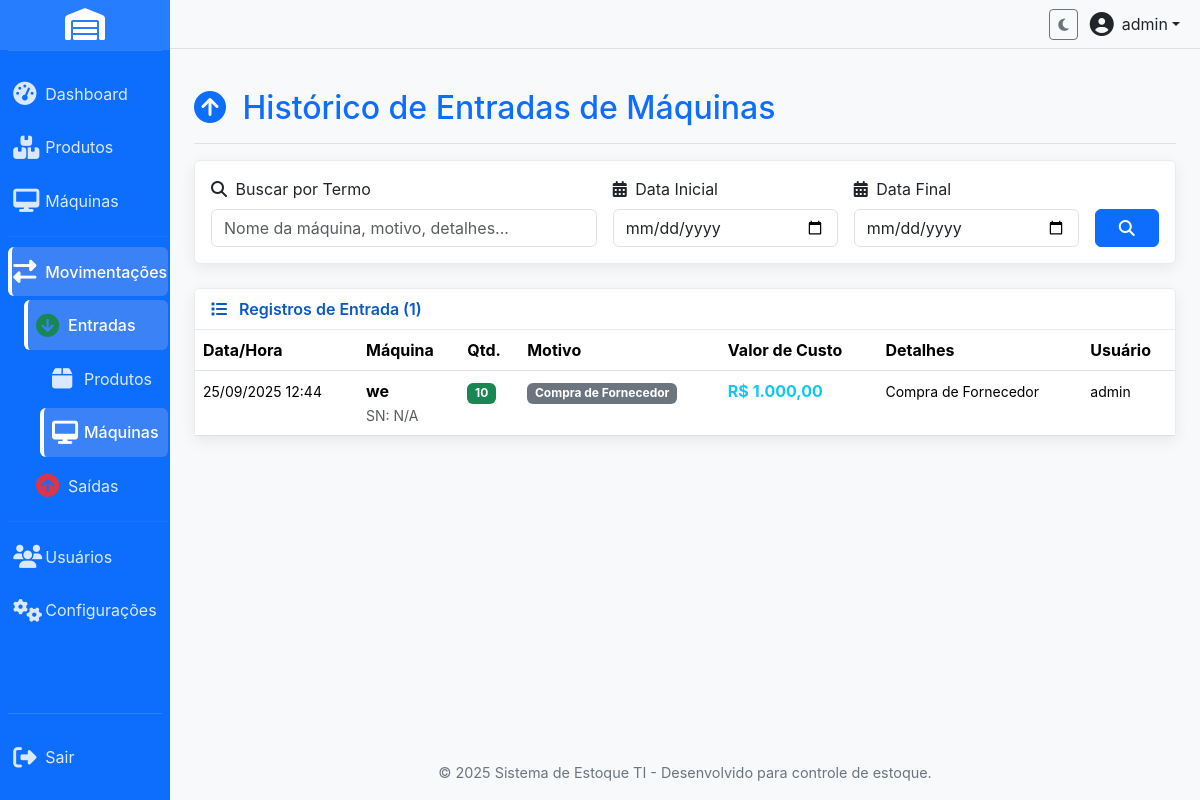
The app's page /machine_inputs_log.php (signed in), older data.
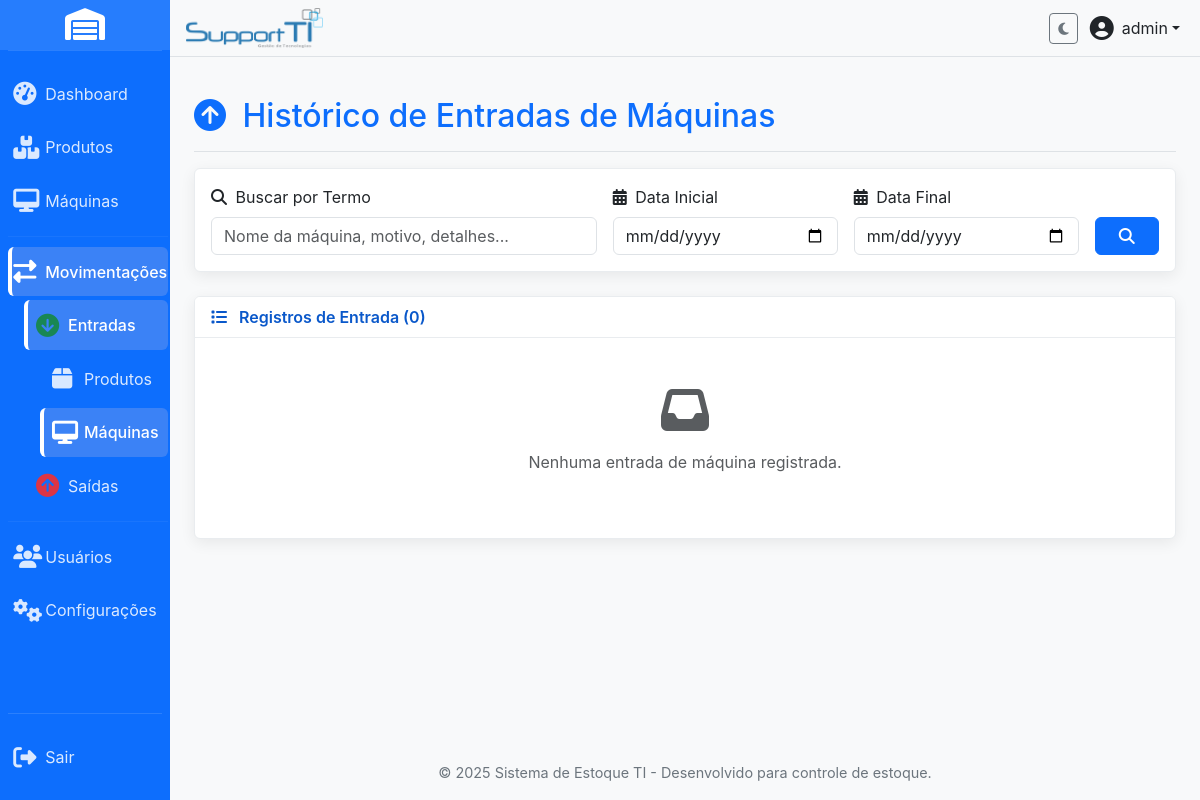
The same page, newer data.
### tables this page shows
CREATE TABLE IF NOT EXISTS `machine_inputs` (
  `id` int(11) NOT NULL AUTO_INCREMENT,
  `machine_id` int(11) DEFAULT NULL,
  `user_id` int(11) DEFAULT NULL,
  `quantity_added` int(11) NOT NULL DEFAULT 1,
  `reason` varchar(255) NOT NULL,
  `details` text DEFAULT NULL,
  `input_date` timestamp NOT NULL DEFAULT current_timestamp(),
  `machine_name` varchar(255) DEFAULT NULL,
  `machine_serial_number` varchar(100) DEFAULT NULL,
  `machine_cost_price` decimal(12,2) DEFAULT NULL,
  PRIMARY KEY (`id`),
  KEY `user_id` (`user_id`),
  KEY `machine_inputs_ibfk_1` (`machine_id`)
);

CREATE TABLE IF NOT EXISTS `users` (
  `id` int(11) NOT NULL AUTO_INCREMENT,
  `username` varchar(50) NOT NULL,
  `password` varchar(255) NOT NULL,
  `email` varchar(100) NOT NULL,
  `role` varchar(20) DEFAULT 'user',
  `full_name` varchar(255) DEFAULT NULL,
  `avatar` varchar(255) DEFAULT NULL,
  `last_login` timestamp NULL DEFAULT NULL,
  `reset_token` varchar(64) DEFAULT NULL,
  `reset_token_expires_at` datetime DEFAULT NULL,
  `created_at` timestamp NOT NULL DEFAULT current_timestamp(),
  `updated_at` timestamp NOT NULL DEFAULT current_timestamp() ON UPDATE current_timestamp(),
  `theme` varchar(50) DEFAULT 'blue',
  PRIMARY KEY (`id`),
  UNIQUE KEY `username` (`username`),
  UNIQUE KEY `email` (`email`)
);

### config.php (called while the page is built, shortened)
<?php
function getConnection() {
    static $pdo = null;
    if ($pdo === null) {
        try {
            $dsn = "mysql:host=" . DB_HOST . ";dbname=" . DB_NAME . ";charset=" . DB_CHARSET;
            $options = [
                PDO::ATTR_ERRMODE            => PDO::ERRMODE_EXCEPTION,
                PDO::ATTR_DEFAULT_FETCH_MODE => PDO::FETCH_ASSOC,
                PDO::ATTR_EMULATE_PREPARES   => false,
            ];
            $pdo = new PDO($dsn, DB_USER, DB_PASS, $options);
        } catch (PDOException $e) {
            error_log("Erro de conexão com o banco de dados: " . $e->getMessage());
            die("Erro de conexão com o banco de dados. Verifique as configurações em config.php e se o serviço MySQL está em execução.");
        }
    }
    return $pdo;
}
$system_settings_defaults = [
    "system_name" => "Sistema de Estoque TI",
    "company_name" => "Sua Empresa",
    "company_slogan" => "Controle total do seu estoque",
    "theme_color" => "blue",
];
try {
    $pdo = getConnection();
    $pdo->exec("CREATE TABLE IF NOT EXISTS system_settings (
        id INT AUTO_INCREMENT PRIMARY KEY,
        setting_key VARCHAR(100) UNIQUE NOT NULL,
        setting_value TEXT
    )");
    $stmt = $pdo->query("SELECT setting_key, setting_value FROM system_settings");
    $db_settings = $stmt->fetchAll(PDO::FETCH_KEY_PAIR);
    $system_settings = array_merge($system_settings_defaults, $db_settings);
} catch (PDOException $e) {
    error_log("Erro ao carregar configurações do banco: " . $e->getMessage());
    $system_settings = $system_settings_defaults;
}
function isLoggedIn() {
    return isset($_SESSION["user_id"]) && !empty($_SESSION["user_id"]);
}
?>

### machine_inputs_log.php (the view, shortened to what the changed rows need)
<?php
require_once 'config.php';
$page = max(1, intval($_GET['page'] ?? 1));
$per_page = 20;
$offset = ($page - 1) * $per_page;
try {
    $pdo = getConnection();
    $where_conditions = [];
    $params = [];
    $where_clause = !empty($where_conditions) ? 'WHERE ' . implode(' AND ', $where_conditions) : '';
    $count_query = "SELECT COUNT(*) as total FROM machine_inputs mi LEFT JOIN users u ON mi.user_id = u.id {$where_clause}";
    $count_stmt = $pdo->prepare($count_query);
    $count_stmt->execute($params);
    $total_records = $count_stmt->fetch()['total'];
    $inputs_query = "
        SELECT
            mi.id,
            mi.input_date,
            mi.machine_name,
            mi.machine_serial_number,
            mi.quantity_added,
            mi.reason,
            mi.machine_cost_price,
            mi.details,
            u.username
        FROM machine_inputs mi
        LEFT JOIN users u ON mi.user_id = u.id
        {$where_clause}
        ORDER BY mi.input_date DESC
        LIMIT {$per_page} OFFSET {$offset}
    ";
    $inputs_stmt = $pdo->prepare($inputs_query);
    $inputs_stmt->execute($params);
    $inputs = $inputs_stmt->fetchAll();
} catch (PDOException $e) {
    error_log("Erro ao carregar dados de entrada de máquinas: " . $e->getMessage());
    $inputs = [];
    $total_records = 0;
    $total_pages = 0;
}
?>
<?php include 'includes/header.php'; ?>
<div class="d-flex justify-content-between flex-wrap flex-md-nowrap align-items-center pt-3 pb-2 mb-3 border-bottom">
    <h1 class="h2 text-primary-custom">
        <i class="fas fa-arrow-circle-up me-2"></i>
        Histórico de Entradas de Máquinas
    </h1>
</div>
<div class="card card-custom">
    <div class="card-header card-header-custom d-flex justify-content-between align-items-center">
        <span>
            <i class="fas fa-list me-2"></i>
            Registros de Entrada (<?php echo number_format($total_records); ?>)
        </span>
    </div>
    <div class="card-body p-0">
        <?php if (empty($inputs)): ?>
            <div class="text-center text-muted py-5">
                <i class="fas fa-inbox fa-3x mb-3"></i>
                <p>Nenhuma entrada de máquina registrada.</p>
            </div>
        <?php else: ?>
            <div class="table-responsive">
                <table class="table table-hover mb-0">
                    <thead class="table-header-custom">
                        <tr>
                            <th>Data/Hora</th>
                            <th>Máquina</th>
                            <th>Qtd.</th>
                            <th>Motivo</th>
                            <th>Valor de Custo</th>
                            <th>Detalhes</th>
                            <th>Usuário</th>
                        </tr>
                    </thead>
                    <tbody>
                        <?php foreach ($inputs as $input): ?>
                            <tr>
                                <td><small><?php echo date('d/m/Y H:i', strtotime($input['input_date'])); ?></small></td>
                                <td>
                                    <strong><?php echo htmlspecialchars($input['machine_name']); ?></strong>
                                    <br><small class="text-muted">SN: <?php echo htmlspecialchars($input["machine_serial_number"] ?? 'N/A'); ?></small>
                                </td>
                                <td><span class="badge bg-success"><?php echo number_format($input['quantity_added']); ?></span></td>
                                <td><span class="badge bg-secondary"><?php echo htmlspecialchars($input["reason"] ?? 'N/A'); ?></span></td>
                                <td>
                                    <?php
                                    if (isset($input['machine_cost_price']) && is_numeric($input['machine_cost_price'])) {
                                        $total_value = $input['machine_cost_price'] * $input['quantity_added'];
                                        echo '<strong class="text-info">R$ ' . number_format($total_value, 2, ',', '.') . '</strong>';
                                    } else {
                                        echo '<span class="text-muted">-</span>';
                                    }
                                    ?>
                                </td>
                                <td><small><?php echo nl2br(htmlspecialchars($input["details"] ?? 'N/A')); ?></small></td>
                                <td><small><?php echo htmlspecialchars($input["username"] ?? 'Sistema'); ?></small></td>
                            </tr>
                        <?php endforeach; ?>
                    </tbody>
                </table>
            </div>
        <?php endif; ?>
    </div>
</div>
<?php include 'includes/footer.php'; ?>

### includes/header.php (shortened to what the changed rows need)
<?php
require_once 'config.php';
$current_theme = $system_settings["theme_color"] ?? "light";
if (isLoggedIn()) {
    $user_id = $_SESSION["user_id"];
    try {
        $pdo = getConnection();
        $stmt = $pdo->prepare("SELECT setting_value FROM system_settings WHERE setting_key = ?");
        $stmt->execute(["user_theme_{$user_id}"]);
        $user_theme_preference = $stmt->fetchColumn();
        if ($user_theme_preference) {
            $current_theme = $user_theme_preference;
        }
    } catch (PDOException $e) {
        error_log("Erro ao carregar preferência de tema do usuário: " . $e->getMessage());
    }
}
$logo_path = $system_settings['company_logo'] ?? '';
?>
<!DOCTYPE html>
<html lang="pt-BR">
<head>
    <link href="css/bootstrap.min.css" rel="stylesheet">
    <link href="css/themes.css" rel="stylesheet">
    <link href="https://cdnjs.cloudflare.com/ajax/libs/font-awesome/6.4.0/css/all.min.css" rel="stylesheet">
    <link href="css/custom.css" rel="stylesheet">
</head>
<body class="theme-<?php echo htmlspecialchars($current_theme); ?>">
<div class="wrapper">
    <div id="main-content-wrapper" class="d-flex flex-column flex-grow-1">
        <?php if (isLoggedIn() && !isset($hide_sidebar)): ?>
        <header class="d-flex align-items-center py-2 px-3 border-bottom bg-light no-print">
            <ul class="navbar-nav d-flex flex-row align-items-center w-100">
                <li class="nav-item">
                    <a href="dashboard.php" class="navbar-brand-logo">
                        <?php if (!empty($logo_path) && file_exists($logo_path)): ?>
                            <img src="<?php echo htmlspecialchars($logo_path); ?>?v=<?php echo time(); ?>" alt="Logo da Empresa">
                        <?php endif; ?>
                    </a>
                </li>
            </ul>
        </header>
        <?php endif; ?>
        <main class="p-3 p-md-4 flex-grow-1">

Row changes from the older to the newer data that the page shows:
removed machine_inputs: input_date "25/09/2025 12:44", machine_name "we", machine_serial_number "N/A", quantity_added "10", reason "Compra de Fornecedor", total_value "1.000,00", details "Compra de Fornecedor", user.username "admin"
Text that changed along with them:
$total_records: "1" → "0"
text no longer shown: "Data/Hora Máquina Qtd. Motivo Valor de Custo Detalhes Usuário"
text now shown: "Nenhuma entrada de máquina registrada."
